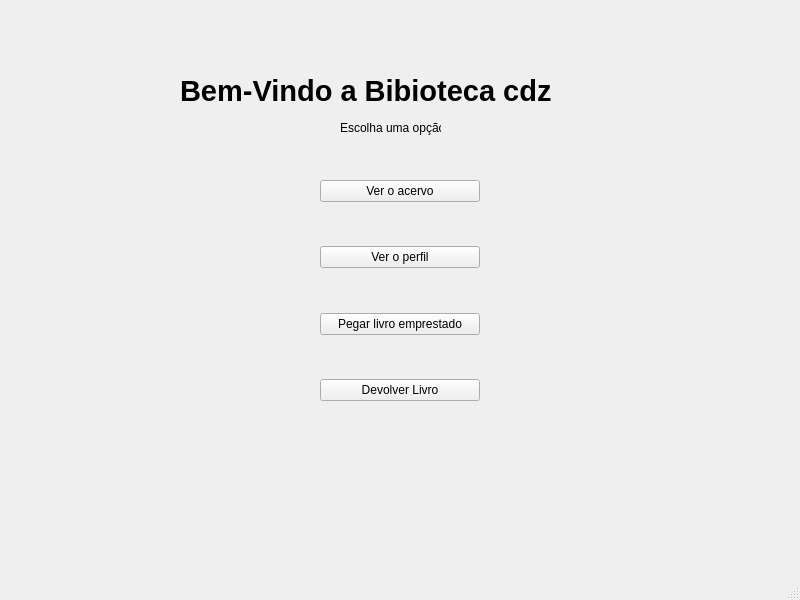
<?xml version="1.0" encoding="UTF-8"?>
<ui version="4.0">
 <class>MainWindow</class>
 <widget class="QMainWindow" name="MainWindow">
  <property name="geometry">
   <rect>
    <x>0</x>
    <y>0</y>
    <width>800</width>
    <height>600</height>
   </rect>
  </property>
  <property name="windowTitle">
   <string>MainWindow</string>
  </property>
  <widget class="QWidget" name="centralwidget">
   <widget class="QLabel" name="label">
    <property name="geometry">
     <rect>
      <x>180</x>
      <y>70</y>
      <width>401</width>
      <height>41</height>
     </rect>
    </property>
    <property name="font">
     <font>
      <pointsize>22</pointsize>
      <weight>75</weight>
      <bold>true</bold>
     </font>
    </property>
    <property name="text">
     <string>Bem-Vindo a Bibioteca cdz</string>
    </property>
   </widget>
   <widget class="QLabel" name="label_2">
    <property name="geometry">
     <rect>
      <x>340</x>
      <y>120</y>
      <width>101</width>
      <height>16</height>
     </rect>
    </property>
    <property name="text">
     <string>Escolha uma opção:</string>
    </property>
   </widget>
   <widget class="QWidget" name="verticalLayoutWidget">
    <property name="geometry">
     <rect>
      <x>320</x>
      <y>180</y>
      <width>160</width>
      <height>221</height>
     </rect>
    </property>
    <layout class="QVBoxLayout" name="verticalLayout">
     <item>
      <widget class="QPushButton" name="pushButton">
       <property name="text">
        <string>Ver o acervo</string>
       </property>
      </widget>
     </item>
     <item>
      <spacer name="verticalSpacer">
       <property name="orientation">
        <enum>Qt::Vertical</enum>
       </property>
       <property name="sizeHint" stdset="0">
        <size>
         <width>20</width>
         <height>40</height>
        </size>
       </property>
      </spacer>
     </item>
     <item>
      <widget class="QPushButton" name="pushButton_2">
       <property name="text">
        <string>Ver o perfil</string>
       </property>
      </widget>
     </item>
     <item>
      <spacer name="verticalSpacer_2">
       <property name="orientation">
        <enum>Qt::Vertical</enum>
       </property>
       <property name="sizeHint" stdset="0">
        <size>
         <width>20</width>
         <height>40</height>
        </size>
       </property>
      </spacer>
     </item>
     <item>
      <widget class="QPushButton" name="pushButton_4">
       <property name="text">
        <string>Pegar livro emprestado</string>
       </property>
      </widget>
     </item>
     <item>
      <spacer name="verticalSpacer_3">
       <property name="orientation">
        <enum>Qt::Vertical</enum>
       </property>
       <property name="sizeHint" stdset="0">
        <size>
         <width>20</width>
         <height>40</height>
        </size>
       </property>
      </spacer>
     </item>
     <item>
      <widget class="QPushButton" name="pushButton_3">
       <property name="text">
        <string>Devolver Livro</string>
       </property>
      </widget>
     </item>
    </layout>
   </widget>
  </widget>
  <widget class="QMenuBar" name="menubar">
   <property name="geometry">
    <rect>
     <x>0</x>
     <y>0</y>
     <width>800</width>
     <height>21</height>
    </rect>
   </property>
  </widget>
  <widget class="QStatusBar" name="statusbar"/>
 </widget>
 <resources/>
 <connections/>
</ui>
